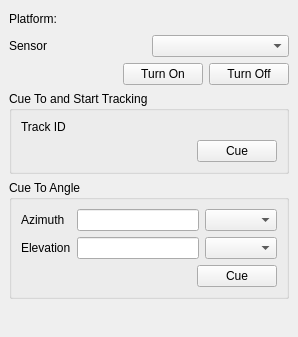
<?xml version="1.0" encoding="UTF-8"?>
<ui version="4.0">
 <class>DockWidget</class>
 <widget class="QDockWidget" name="DockWidget">
  <property name="geometry">
   <rect>
    <x>0</x>
    <y>0</y>
    <width>298</width>
    <height>337</height>
   </rect>
  </property>
  <property name="windowTitle">
   <string>Sensor Controller</string>
  </property>
  <widget class="QWidget" name="dockWidget">
   <layout class="QVBoxLayout" name="verticalLayout_2">
    <item>
     <layout class="QHBoxLayout" name="horizontalLayout_5">
      <item>
       <widget class="QLabel" name="label_4">
        <property name="text">
         <string>Platform:</string>
        </property>
       </widget>
      </item>
      <item>
       <spacer name="horizontalSpacer_3">
        <property name="orientation">
         <enum>Qt::Horizontal</enum>
        </property>
        <property name="sizeHint" stdset="0">
         <size>
          <width>40</width>
          <height>20</height>
         </size>
        </property>
       </spacer>
      </item>
      <item>
       <widget class="QLabel" name="platformLabel">
        <property name="text">
         <string/>
        </property>
       </widget>
      </item>
     </layout>
    </item>
    <item>
     <layout class="QHBoxLayout" name="horizontalLayout_2">
      <item>
       <widget class="QLabel" name="label">
        <property name="text">
         <string>Sensor</string>
        </property>
       </widget>
      </item>
      <item>
       <widget class="QComboBox" name="sensorComboBox"/>
      </item>
     </layout>
    </item>
    <item>
     <layout class="QHBoxLayout" name="horizontalLayout_3">
      <item>
       <spacer name="horizontalSpacer_2">
        <property name="orientation">
         <enum>Qt::Horizontal</enum>
        </property>
        <property name="sizeHint" stdset="0">
         <size>
          <width>40</width>
          <height>20</height>
         </size>
        </property>
       </spacer>
      </item>
      <item>
       <widget class="QPushButton" name="turnOnPushButton">
        <property name="text">
         <string>Turn On</string>
        </property>
       </widget>
      </item>
      <item>
       <widget class="QPushButton" name="turnOffPushButton">
        <property name="text">
         <string>Turn Off</string>
        </property>
       </widget>
      </item>
     </layout>
    </item>
    <item>
     <widget class="QGroupBox" name="trackGroupBox">
      <property name="title">
       <string>Cue To and Start Tracking</string>
      </property>
      <property name="checkable">
       <bool>false</bool>
      </property>
      <layout class="QVBoxLayout" name="verticalLayout_3">
       <item>
        <layout class="QHBoxLayout" name="horizontalLayout_4">
         <item>
          <widget class="QLabel" name="label_5">
           <property name="text">
            <string>Track ID</string>
           </property>
          </widget>
         </item>
         <item>
          <widget class="wkf::TrackWidget" name="trackSelector" native="true"/>
         </item>
        </layout>
       </item>
       <item>
        <layout class="QHBoxLayout" name="horizontalLayout_6">
         <item>
          <spacer name="horizontalSpacer_4">
           <property name="orientation">
            <enum>Qt::Horizontal</enum>
           </property>
           <property name="sizeHint" stdset="0">
            <size>
             <width>40</width>
             <height>20</height>
            </size>
           </property>
          </spacer>
         </item>
         <item>
          <widget class="QPushButton" name="cueToTrackPushButton">
           <property name="text">
            <string>Cue</string>
           </property>
          </widget>
         </item>
        </layout>
       </item>
      </layout>
     </widget>
    </item>
    <item>
     <widget class="QGroupBox" name="angleGroupBox">
      <property name="title">
       <string>Cue To Angle</string>
      </property>
      <property name="checkable">
       <bool>false</bool>
      </property>
      <layout class="QVBoxLayout" name="verticalLayout">
       <item>
        <layout class="QGridLayout" name="gridLayout">
         <item row="0" column="0">
          <widget class="QLabel" name="label_2">
           <property name="text">
            <string>Azimuth</string>
           </property>
          </widget>
         </item>
         <item row="2" column="0">
          <widget class="QLabel" name="label_3">
           <property name="text">
            <string>Elevation</string>
           </property>
          </widget>
         </item>
         <item row="2" column="1">
          <widget class="QLineEdit" name="elevationLineEdit"/>
         </item>
         <item row="0" column="1">
          <widget class="QLineEdit" name="azimuthLineEdit"/>
         </item>
         <item row="0" column="2">
          <widget class="wkf::AngleComboBox" name="azUnitsComboBox"/>
         </item>
         <item row="2" column="2">
          <widget class="wkf::AngleComboBox" name="elUnitsComboBox"/>
         </item>
        </layout>
       </item>
       <item>
        <layout class="QHBoxLayout" name="horizontalLayout_7">
         <item>
          <spacer name="horizontalSpacer_5">
           <property name="orientation">
            <enum>Qt::Horizontal</enum>
           </property>
           <property name="sizeHint" stdset="0">
            <size>
             <width>40</width>
             <height>20</height>
            </size>
           </property>
          </spacer>
         </item>
         <item>
          <widget class="QPushButton" name="cueToAnglePushButton">
           <property name="text">
            <string>Cue</string>
           </property>
          </widget>
         </item>
        </layout>
       </item>
      </layout>
     </widget>
    </item>
    <item>
     <spacer name="verticalSpacer">
      <property name="orientation">
       <enum>Qt::Vertical</enum>
      </property>
      <property name="sizeHint" stdset="0">
       <size>
        <width>20</width>
        <height>40</height>
       </size>
      </property>
     </spacer>
    </item>
   </layout>
  </widget>
 </widget>
 <customwidgets>
  <customwidget>
   <class>wkf::TrackWidget</class>
   <extends>QWidget</extends>
   <header>WkfSelectorWidgets.hpp</header>
   <container>1</container>
  </customwidget>
  <customwidget>
   <class>wkf::AngleComboBox</class>
   <extends>QComboBox</extends>
   <header>WkfUnitComboBox.hpp</header>
  </customwidget>
 </customwidgets>
 <resources/>
 <connections/>
</ui>
